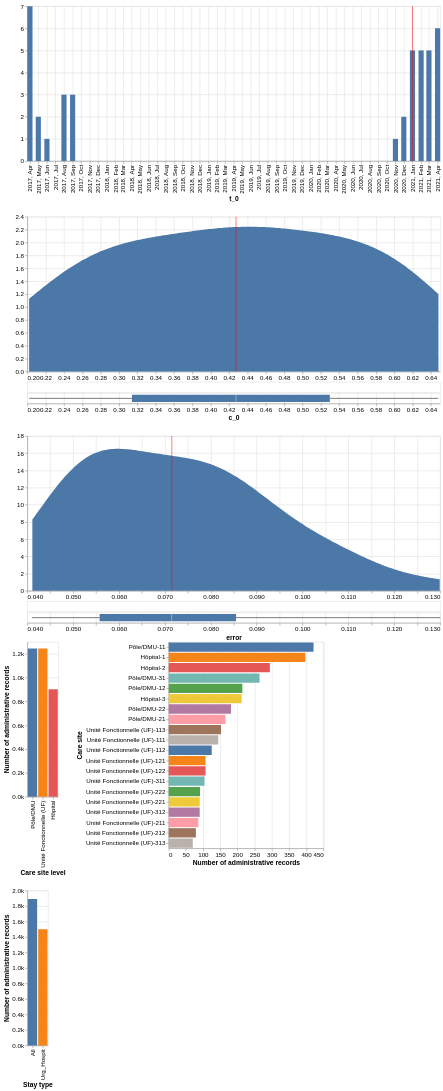

Vega-Lite specification for this chart:
### Vega-Lite specification from a JSON file in a GitHub repository (floating-point values rounded to 4 significant figures; data arrays with more than 128 entries replaced by an {"elided": "..."} marker saying what was removed)
{"config": {"view": {"continuousWidth": 300, "continuousHeight": 300}, "axis": {"labelFontSize": 12, "labelLimit": 500, "titleFontSize": 13}, "legend": {"labelFontSize": 12, "labelLimit": 500, "titleFontSize": 13}}, "vconcat": [{"vconcat": [{"layer": [{"mark": {"type": "bar", "size": 10}, "encoding": {"x": {"axis": {"format": "%Y, %b", "labelAngle": -90, "tickCount": "month"}, "field": "t_0", "title": "t_0", "type": "temporal"}, "y": {"aggregate": "count", "axis": {"tickMinStep": 1}, "field": "t_0", "title": null, "type": "quantitative"}}, "transform": [{"field": "t_0", "timeUnit": "yearmonth", "as": "estimate"}]}, {"mark": {"type": "rule", "color": "red"}, "encoding": {"tooltip": {"aggregate": "median", "field": "t_0", "type": "temporal"}, "x": {"aggregate": "median", "field": "t_0", "type": "temporal"}}}], "height": 300, "width": 800}, {"vconcat": [{"layer": [{"mark": {"type": "area"}, "encoding": {"x": {"field": "c_0", "title": null, "type": "quantitative"}, "y": {"field": "Density", "title": null, "type": "quantitative"}}, "transform": [{"density": "c_0", "extent": [0.2019, 0.6481], "as": ["c_0", "Density"]}]}, {"mark": {"type": "rule", "color": "red"}, "encoding": {"tooltip": {"aggregate": "median", "field": "c_0", "type": "quantitative"}, "x": {"aggregate": "median", "field": "c_0", "type": "quantitative"}}}], "height": 300, "width": 800}, {"mark": {"type": "tick"}, "encoding": {"x": {"axis": null, "field": "c_0", "type": "quantitative"}}}, {"mark": {"type": "boxplot"}, "encoding": {"x": {"field": "c_0", "type": "quantitative"}}}], "resolve": {"scale": {"x": "shared"}}, "spacing": 0}, {"vconcat": [{"layer": [{"mark": {"type": "area"}, "encoding": {"x": {"field": "error", "title": null, "type": "quantitative"}, "y": {"field": "Density", "title": null, "type": "quantitative"}}, "transform": [{"density": "error", "extent": [0.04109, 0.1299], "as": ["error", "Density"]}]}, {"mark": {"type": "rule", "color": "red"}, "encoding": {"tooltip": {"aggregate": "median", "field": "error", "type": "quantitative"}, "x": {"aggregate": "median", "field": "error", "type": "quantitative"}}}], "height": 300, "width": 800}, {"mark": {"type": "tick"}, "encoding": {"x": {"axis": null, "field": "error", "type": "quantitative"}}}, {"mark": {"type": "boxplot"}, "encoding": {"x": {"field": "error", "type": "quantitative"}}}], "resolve": {"scale": {"x": "shared"}}, "spacing": 0}], "data": {"name": "data-eb7754d72d3f96219443294d20355cf5"}, "transform": [{"filter": {"param": "param_17"}}, {"filter": {"param": "param_18"}}, {"filter": {"param": "param_19"}}]}, {"hconcat": [{"vconcat": [{"mark": {"type": "bar"}, "encoding": {"color": {"condition": {"param": "param_18", "field": "care_site_level", "legend": null, "sort": {"field": "n_visit", "op": "sum", "order": "descending"}, "type": "nominal"}, "value": "lightgray"}, "tooltip": {"aggregate": "sum", "field": "n_visit", "format": ",", "type": "quantitative"}, "x": {"field": "care_site_level", "sort": "-y", "title": "Care site level", "type": "nominal"}, "y": {"aggregate": "sum", "axis": {"format": "s"}, "field": "n_visit", "title": "Number of administrative records", "type": "quantitative"}}, "name": "view_15", "transform": [{"filter": {"param": "param_17"}}, {"filter": {"param": "param_19"}}]}, {"mark": {"type": "bar"}, "encoding": {"color": {"condition": {"param": "param_19", "field": "stay_type", "legend": null, "sort": {"field": "n_visit", "op": "sum", "order": "descending"}, "type": "nominal"}, "value": "lightgray"}, "tooltip": {"aggregate": "sum", "field": "n_visit", "format": ",", "type": "quantitative"}, "x": {"field": "stay_type", "sort": "-y", "title": "Stay type", "type": "nominal"}, "y": {"aggregate": "sum", "axis": {"format": "s"}, "field": "n_visit", "title": "Number of administrative records", "type": "quantitative"}}, "name": "view_16", "transform": [{"filter": {"param": "param_17"}}, {"filter": {"param": "param_18"}}]}], "resolve": {"scale": {"color": "independent"}}}, {"mark": {"type": "bar"}, "encoding": {"color": {"condition": {"param": "param_17", "field": "care_site_short_name", "legend": null, "sort": {"field": "n_visit", "op": "sum", "order": "descending"}, "type": "nominal"}, "value": "lightgray"}, "tooltip": {"aggregate": "sum", "field": "n_visit", "format": ",", "type": "quantitative"}, "x": {"aggregate": "sum", "axis": {"format": "s"}, "field": "n_visit", "title": "Number of administrative records", "type": "quantitative"}, "y": {"field": "care_site_short_name", "sort": "-x", "title": "Care site"}}, "name": "view_17", "transform": [{"filter": {"param": "param_18"}}, {"filter": {"param": "param_19"}}]}], "data": {"name": "data-3a94028c758c95522bdecb6d4cab8581"}}], "params": [{"name": "param_18", "select": {"type": "point", "fields": ["care_site_level"], "toggle": true}, "views": ["view_15"]}, {"name": "param_19", "select": {"type": "point", "fields": ["stay_type"], "toggle": true}, "views": ["view_16"]}, {"name": "param_17", "select": {"type": "point", "fields": ["care_site_short_name"], "toggle": true}, "views": ["view_17"]}], "spacing": 0, "$schema": "https://vega.github.io/schema/vega-lite/v5.8.0.json", "datasets": {"data-eb7754d72d3f96219443294d20355cf5": [{"care_site_id": "1", "care_site_level": "Hôpital", "stay_type": "All", "t_0": "2017-04-01T00:00:00", "c_0": 0.429, "error": 0.05, "care_site_short_name": "Hôpital-1"}, {"care_site_id": "1", "care_site_level": "Hôpital", "stay_type": "Urg_Hospit", "t_0": "2017-04-01T00:00:00", "c_0": 0.341, "error": 0.041, "care_site_short_name": "Hôpital-1"}, {"care_site_id": "11", "care_site_level": "Pôle/DMU", "stay_type": "All", "t_0": "2017-05-01T00:00:00", "c_0": 0.373, "error": 0.057, "care_site_short_name": "Pôle/DMU-11"}, {"care_site_id": "11", "care_site_level": "Pôle/DMU", "stay_type": "Urg_Hospit", "t_0": "2017-09-01T00:00:00", "c_0": 0.354, "error": 0.063, "care_site_short_name": "Pôle/DMU-11"}, {"care_site_id": "111", "care_site_level": "Unité Fonctionnelle (UF)", "stay_type": "All", "t_0": "2017-06-01T00:00:00", "c_0": 0.242, "error": 0.067, "care_site_short_name": "Unité Fonctionnelle (UF)-111"}, {"care_site_id": "111", "care_site_level": "Unité Fonctionnelle (UF)", "stay_type": "Urg_Hospit", "t_0": "2017-09-01T00:00:00", "c_0": 0.202, "error": 0.062, "care_site_short_name": "Unité Fonctionnelle (UF)-111"}, {"care_site_id": "112", "care_site_level": "Unité Fonctionnelle (UF)", "stay_type": "All", "t_0": "2017-05-01T00:00:00", "c_0": 0.25, "error": 0.05, "care_site_short_name": "Unité Fonctionnelle (UF)-112"}, {"care_site_id": "112", "care_site_level": "Unité Fonctionnelle (UF)", "stay_type": "Urg_Hospit", "t_0": "2017-09-01T00:00:00", "c_0": 0.208, "error": 0.049, "care_site_short_name": "Unité Fonctionnelle (UF)-112"}, {"care_site_id": "113", "care_site_level": "Unité Fonctionnelle (UF)", "stay_type": "All", "t_0": "2017-04-01T00:00:00", "c_0": 0.284, "error": 0.053, "care_site_short_name": "Unité Fonctionnelle (UF)-113"}, {"care_site_id": "113", "care_site_level": "Unité Fonctionnelle (UF)", "stay_type": "Urg_Hospit", "t_0": "2017-04-01T00:00:00", "c_0": 0.311, "error": 0.071, "care_site_short_name": "Unité Fonctionnelle (UF)-113"}, {"care_site_id": "12", "care_site_level": "Pôle/DMU", "stay_type": "All", "t_0": "2017-08-01T00:00:00", "c_0": 0.315, "error": 0.05, "care_site_short_name": "Pôle/DMU-12"}, {"care_site_id": "12", "care_site_level": "Pôle/DMU", "stay_type": "Urg_Hospit", "t_0": "2017-04-01T00:00:00", "c_0": 0.326, "error": 0.071, "care_site_short_name": "Pôle/DMU-12"}, {"care_site_id": "121", "care_site_level": "Unité Fonctionnelle (UF)", "stay_type": "All", "t_0": "2017-04-01T00:00:00", "c_0": 0.263, "error": 0.056, "care_site_short_name": "Unité Fonctionnelle (UF)-121"}, {"care_site_id": "121", "care_site_level": "Unité Fonctionnelle (UF)", "stay_type": "Urg_Hospit", "t_0": "2017-04-01T00:00:00", "c_0": 0.206, "error": 0.049, "care_site_short_name": "Unité Fonctionnelle (UF)-121"}, {"care_site_id": "122", "care_site_level": "Unité Fonctionnelle (UF)", "stay_type": "All", "t_0": "2017-08-01T00:00:00", "c_0": 0.288, "error": 0.072, "care_site_short_name": "Unité Fonctionnelle (UF)-122"}, {"care_site_id": "122", "care_site_level": "Unité Fonctionnelle (UF)", "stay_type": "Urg_Hospit", "t_0": "2017-08-01T00:00:00", "c_0": 0.289, "error": 0.076, "care_site_short_name": "Unité Fonctionnelle (UF)-122"}, {"care_site_id": "2", "care_site_level": "Hôpital", "stay_type": "All", "t_0": "2021-02-01T00:00:00", "c_0": 0.645, "error": 0.13, "care_site_short_name": "Hôpital-2"}, {"care_site_id": "2", "care_site_level": "Hôpital", "stay_type": "Urg_Hospit", "t_0": "2021-02-01T00:00:00", "c_0": 0.579, "error": 0.108, "care_site_short_name": "Hôpital-2"}, {"care_site_id": "21", "care_site_level": "Pôle/DMU", "stay_type": "All", "t_0": "2021-03-01T00:00:00", "c_0": 0.587, "error": 0.089, "care_site_short_name": "Pôle/DMU-21"}, {"care_site_id": "21", "care_site_level": "Pôle/DMU", "stay_type": "Urg_Hospit", "t_0": "2021-03-01T00:00:00", "c_0": 0.609, "error": 0.109, "care_site_short_name": "Pôle/DMU-21"}, {"care_site_id": "211", "care_site_level": "Unité Fonctionnelle (UF)", "stay_type": "All", "t_0": "2021-03-01T00:00:00", "c_0": 0.511, "error": 0.087, "care_site_short_name": "Unité Fonctionnelle (UF)-211"}, {"care_site_id": "211", "care_site_level": "Unité Fonctionnelle (UF)", "stay_type": "Urg_Hospit", "t_0": "2021-02-01T00:00:00", "c_0": 0.515, "error": 0.083, "care_site_short_name": "Unité Fonctionnelle (UF)-211"}, {"care_site_id": "212", "care_site_level": "Unité Fonctionnelle (UF)", "stay_type": "All", "t_0": "2021-03-01T00:00:00", "c_0": 0.525, "error": 0.099, "care_site_short_name": "Unité Fonctionnelle (UF)-212"}, {"care_site_id": "212", "care_site_level": "Unité Fonctionnelle (UF)", "stay_type": "Urg_Hospit", "t_0": "2021-03-01T00:00:00", "c_0": 0.438, "error": 0.098, "care_site_short_name": "Unité Fonctionnelle (UF)-212"}, {"care_site_id": "22", "care_site_level": "Pôle/DMU", "stay_type": "All", "t_0": "2021-04-01T00:00:00", "c_0": 0.621, "error": 0.082, "care_site_short_name": "Pôle/DMU-22"}, {"care_site_id": "22", "care_site_level": "Pôle/DMU", "stay_type": "Urg_Hospit", "t_0": "2021-04-01T00:00:00", "c_0": 0.59, "error": 0.085, "care_site_short_name": "Pôle/DMU-22"}, {"care_site_id": "221", "care_site_level": "Unité Fonctionnelle (UF)", "stay_type": "All", "t_0": "2021-04-01T00:00:00", "c_0": 0.426, "error": 0.089, "care_site_short_name": "Unité Fonctionnelle (UF)-221"}, {"care_site_id": "221", "care_site_level": "Unité Fonctionnelle (UF)", "stay_type": "Urg_Hospit", "t_0": "2021-04-01T00:00:00", "c_0": 0.42, "error": 0.109, "care_site_short_name": "Unité Fonctionnelle (UF)-221"}, {"care_site_id": "222", "care_site_level": "Unité Fonctionnelle (UF)", "stay_type": "All", "t_0": "2021-04-01T00:00:00", "c_0": 0.544, "error": 0.076, "care_site_short_name": "Unité Fonctionnelle (UF)-222"}, {"care_site_id": "222", "care_site_level": "Unité Fonctionnelle (UF)", "stay_type": "Urg_Hospit", "t_0": "2021-04-01T00:00:00", "c_0": 0.648, "error": 0.083, "care_site_short_name": "Unité Fonctionnelle (UF)-222"}, {"care_site_id": "3", "care_site_level": "Hôpital", "stay_type": "All", "t_0": "2020-12-01T00:00:00", "c_0": 0.519, "error": 0.056, "care_site_short_name": "Hôpital-3"}, {"care_site_id": "3", "care_site_level": "Hôpital", "stay_type": "Urg_Hospit", "t_0": "2020-12-01T00:00:00", "c_0": 0.577, "error": 0.06, "care_site_short_name": "Hôpital-3"}, {"care_site_id": "31", "care_site_level": "Pôle/DMU", "stay_type": "All", "t_0": "2021-01-01T00:00:00", "c_0": 0.457, "error": 0.05, "care_site_short_name": "Pôle/DMU-31"}, {"care_site_id": "31", "care_site_level": "Pôle/DMU", "stay_type": "Urg_Hospit", "t_0": "2021-01-01T00:00:00", "c_0": 0.452, "error": 0.049, "care_site_short_name": "Pôle/DMU-31"}, {"care_site_id": "311", "care_site_level": "Unité Fonctionnelle (UF)", "stay_type": "All", "t_0": "2021-02-01T00:00:00", "c_0": 0.491, "error": 0.072, "care_site_short_name": "Unité Fonctionnelle (UF)-311"}, {"care_site_id": "311", "care_site_level": "Unité Fonctionnelle (UF)", "stay_type": "Urg_Hospit", "t_0": "2021-02-01T00:00:00", "c_0": 0.597, "error": 0.092, "care_site_short_name": "Unité Fonctionnelle (UF)-311"}, {"care_site_id": "312", "care_site_level": "Unité Fonctionnelle (UF)", "stay_type": "All", "t_0": "2021-01-01T00:00:00", "c_0": 0.383, "error": 0.076, "care_site_short_name": "Unité Fonctionnelle (UF)-312"}, {"care_site_id": "312", "care_site_level": "Unité Fonctionnelle (UF)", "stay_type": "Urg_Hospit", "t_0": "2021-01-01T00:00:00", "c_0": 0.398, "error": 0.081, "care_site_short_name": "Unité Fonctionnelle (UF)-312"}, {"care_site_id": "313", "care_site_level": "Unité Fonctionnelle (UF)", "stay_type": "All", "t_0": "2020-11-01T00:00:00", "c_0": 0.476, "error": 0.055, "care_site_short_name": "Unité Fonctionnelle (UF)-313"}, {"care_site_id": "313", "care_site_level": "Unité Fonctionnelle (UF)", "stay_type": "Urg_Hospit", "t_0": "2021-01-01T00:00:00", "c_0": 0.417, "error": 0.063, "care_site_short_name": "Unité Fonctionnelle (UF)-313"}], "data-3a94028c758c95522bdecb6d4cab8581": {"elided": "2800 records"}}}
